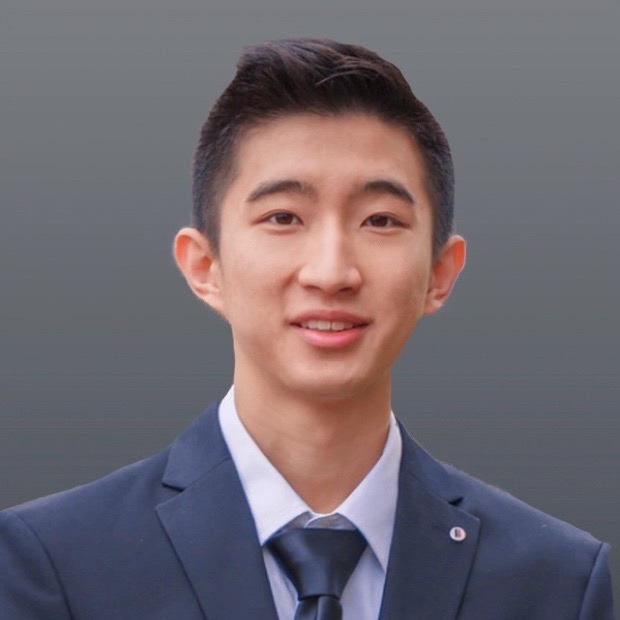
#> input picture hw1-Zhang/me.jpg, 620 x 620 px
$ jupyter execute HW1_Lifu.ipynb
#> lines starting #> are read from the running program, lines starting #| are printed output that depends on the picture
[cell 1]
import numpy as np
import cv2
from matplotlib import pyplot as plt

[cell 2]
image = cv2.imread("./me.jpg")
#> image is the input picture: shape (620, 620, 3); mean B, G, R 111.1, 104.2, 112.2

[cell 3]
rgb = cv2.cvtColor(image, cv2.COLOR_BGR2RGB)
plt.imshow(rgb)
plt.title('my picture')
plt.show()

[cell 4]
gray=np.zeros((image.shape[0], image.shape[1]))
for i in range(image.shape[0]):
    for j in range(image.shape[1]):
        gray[i][j]=np.mean(image[i][j])
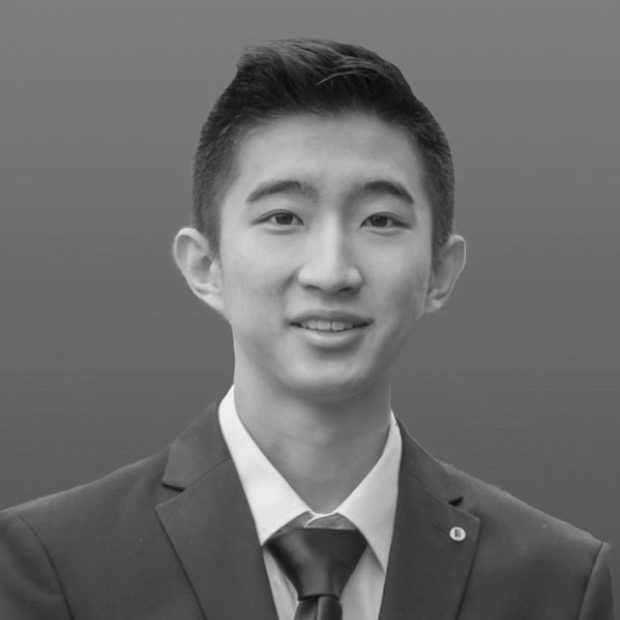
#> gray: shape (620, 620) float64; min 6.67, max 248, mean 109.2

[cell 5]
plt.imshow(gray, cmap='gray')
plt.title('my picture')
plt.show()
cv2.imwrite('gray.jpg', gray)
#> Out = True

[cell 6]
blurgray=np.zeros((gray.shape[0], gray.shape[1]))
for i in range(gray.shape[0]):
    for j in range(gray.shape[1]):
        blurgray[i][j]=gray[i-i%10][j-j%10]
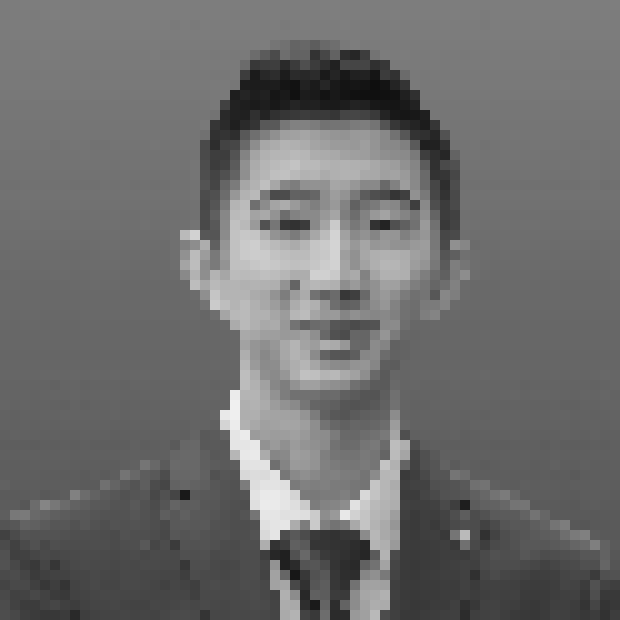
#> blurgray: shape (620, 620) float64; min 14.67, max 240, mean 109.5

[cell 7]
plt.imshow(blurgray, cmap='gray')
plt.title('my picture')
plt.show()
cv2.imwrite('blur.jpg', gray)
#> Out = True
